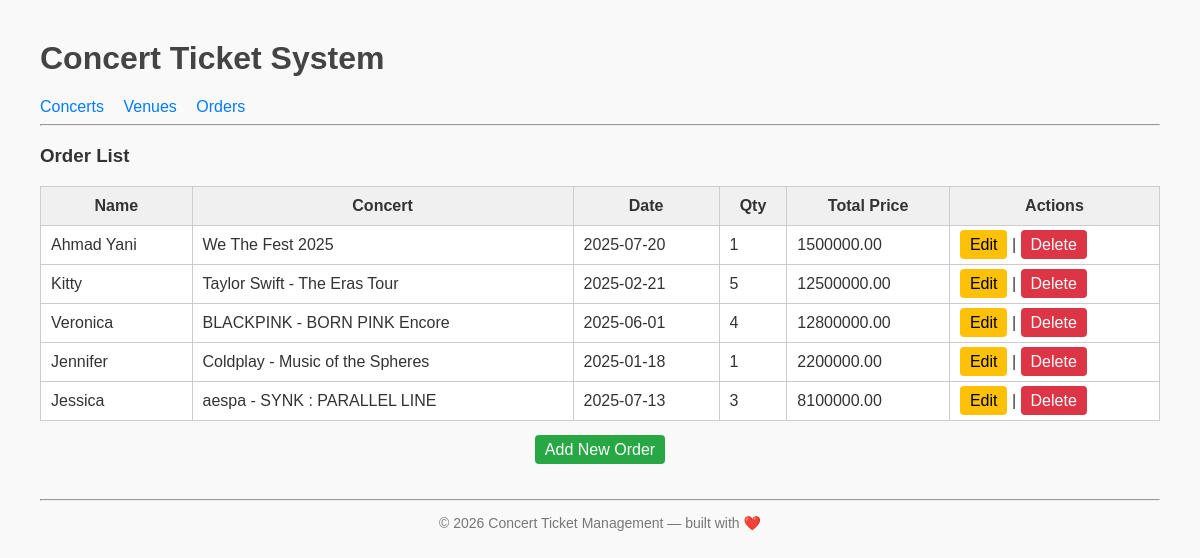
Page /index.php?page=orders on the committed database.
### tables this page shows
CREATE TABLE `orders` (
  `id` int(11) NOT NULL,
  `name` varchar(255) DEFAULT NULL,
  `concert_id` int(11) DEFAULT NULL,
  `quantity` int(11) NOT NULL,
  `total_price` decimal(10,2) NOT NULL,
  `order_date` timestamp NOT NULL DEFAULT current_timestamp()
);

CREATE TABLE `concerts` (
  `id` int(11) NOT NULL,
  `artist` varchar(255) NOT NULL,
  `venue_id` int(11) DEFAULT NULL,
  `date` date NOT NULL,
  `price` decimal(10,2) NOT NULL,
  `stock` int(11) NOT NULL
);

### config/db.php (called while the page is built, shortened)
<?php
class Database {
    private $host = "localhost";
    private $username = "root";
    private $password = "";
    private $dbname = "concert_db";
    public function __construct() {
        try {
            $this->conn = new PDO("mysql:host=$this->host;dbname=$this->dbname", $this->username, $this->password);
        } catch (PDOException $e) {
            echo "Connection failed: " . $e->getMessage();
        }
    }
}
?>

### class/Order.php (called while the page is built, shortened)
<?php
require_once 'config/db.php';
class Order {
    private $db;
    public function __construct() {
        $this->db = (new Database())->conn;
    }
    public function getAllOrders() {
        $stmt = $this->db->query("SELECT orders.*, concerts.artist, concerts.date, concerts.price
                                         FROM orders
                                         JOIN concerts ON orders.concert_id = concerts.id
                                         ORDER BY orders.order_date DESC
        ");
        return $stmt->fetchAll(PDO::FETCH_ASSOC);
    }
}
?>

### view/orders.php (the view)
<h3>Order List</h3>
<table border="1" cellpadding="5" cellspacing="0">
<tr>
    <th>Name</th>
    <th>Concert</th>
    <th>Date</th>
    <th>Qty</th>
    <th>Total Price</th>
    <th>Actions</th>
</tr>
<?php foreach ($order->getAllOrders() as $o): ?>
<tr>
    <td><?= $o['name'] ?></td>
    <td><?= $o['artist'] ?></td>
    <td><?= $o['date'] ?></td>
    <td><?= $o['quantity'] ?></td>
    <td><?= $o['total_price'] ?></td>
    <td>
        <a href="?page=orders_edit&id=<?= $o['id'] ?>" class="btn-edit">Edit</a> |
        <a href="?cancel_order=<?= $o['id'] ?>" onclick="return confirm('Cancel this order?')" class="btn-delete">Delete</a>
    </td>
</tr>
<?php endforeach; ?>
</table>
<div class="center-button">
    <a href="?page=orders_add" class="btn-add">Add New Order</a>
</div>

### style.css (style rules this page uses)
body { font-family: Arial, sans-serif; margin: 40px; background: #f9f9f9; color: #333; }
table { width: 100%; border-collapse: collapse; background: white; }
th, td { padding: 10px; border: 1px solid #ccc; }
th { background: #f0f0f0; }
.center-button { margin-top: 20px; text-align: center; }
.btn-add, .btn-edit, .btn-delete { text-decoration: none; padding: 6px 10px; border-radius: 4px; color: white; }
.btn-add { background: #28a745; }
.btn-edit { background: #ffc107; color: black; }
.btn-delete { background: #dc3545; }

### rows in the picture
orders: name "Ahmad Yani", concert.artist "We The Fest 2025", concert.date "2025-07-20", quantity "1", total_price "1500000.00"
orders: name "Kitty", concert.artist "Taylor Swift - The Eras Tour", concert.date "2025-02-21", quantity "5", total_price "12500000.00"
orders: name "Veronica", concert.artist "BLACKPINK - BORN PINK Encore", concert.date "2025-06-01", quantity "4", total_price "12800000.00"
orders: name "Jennifer", concert.artist "Coldplay - Music of the Spheres", concert.date "2025-01-18", quantity "1", total_price "2200000.00"
orders: name "Jessica", concert.artist "aespa - SYNK : PARALLEL LINE", concert.date "2025-07-13", quantity "3", total_price "8100000.00"
